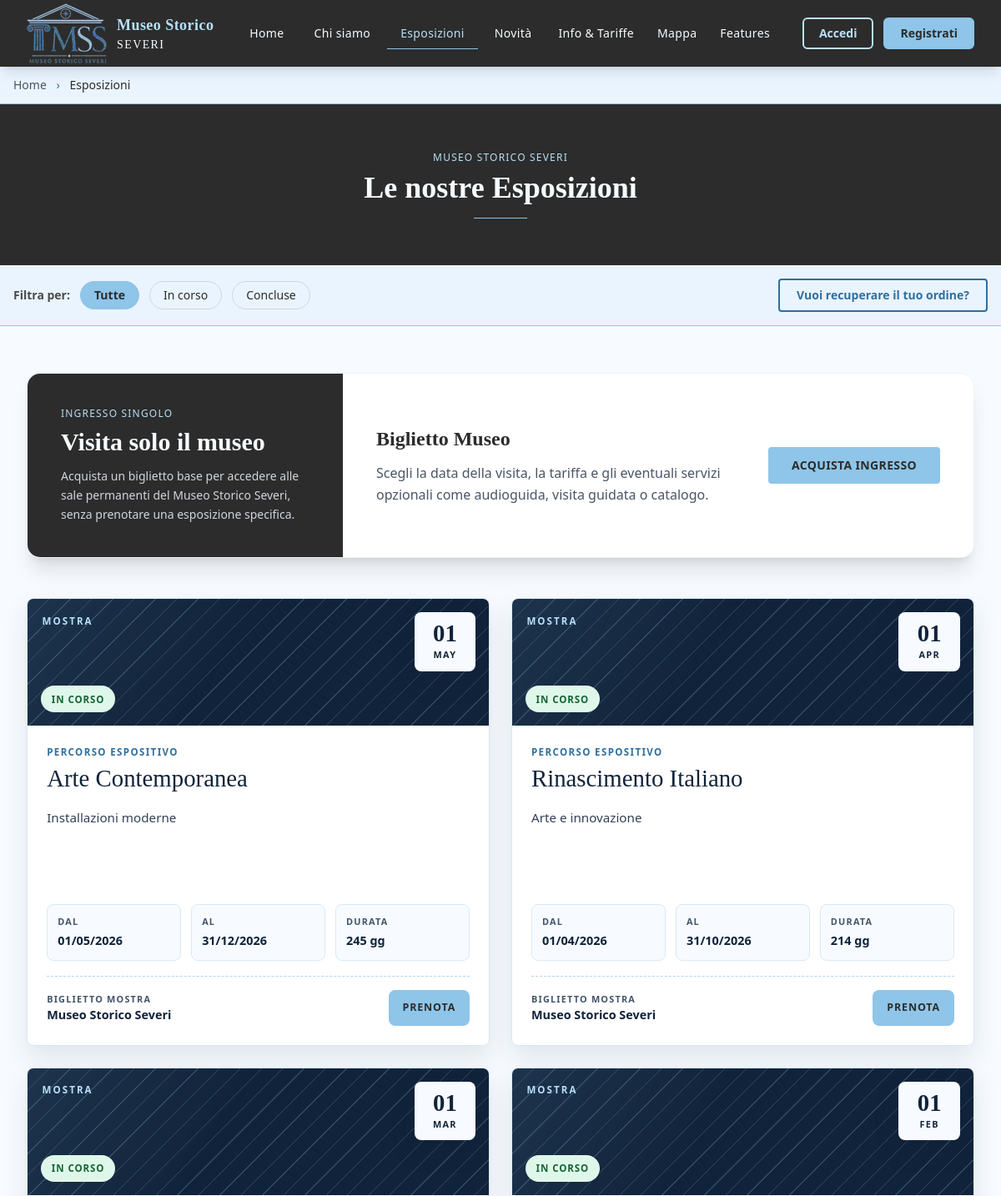
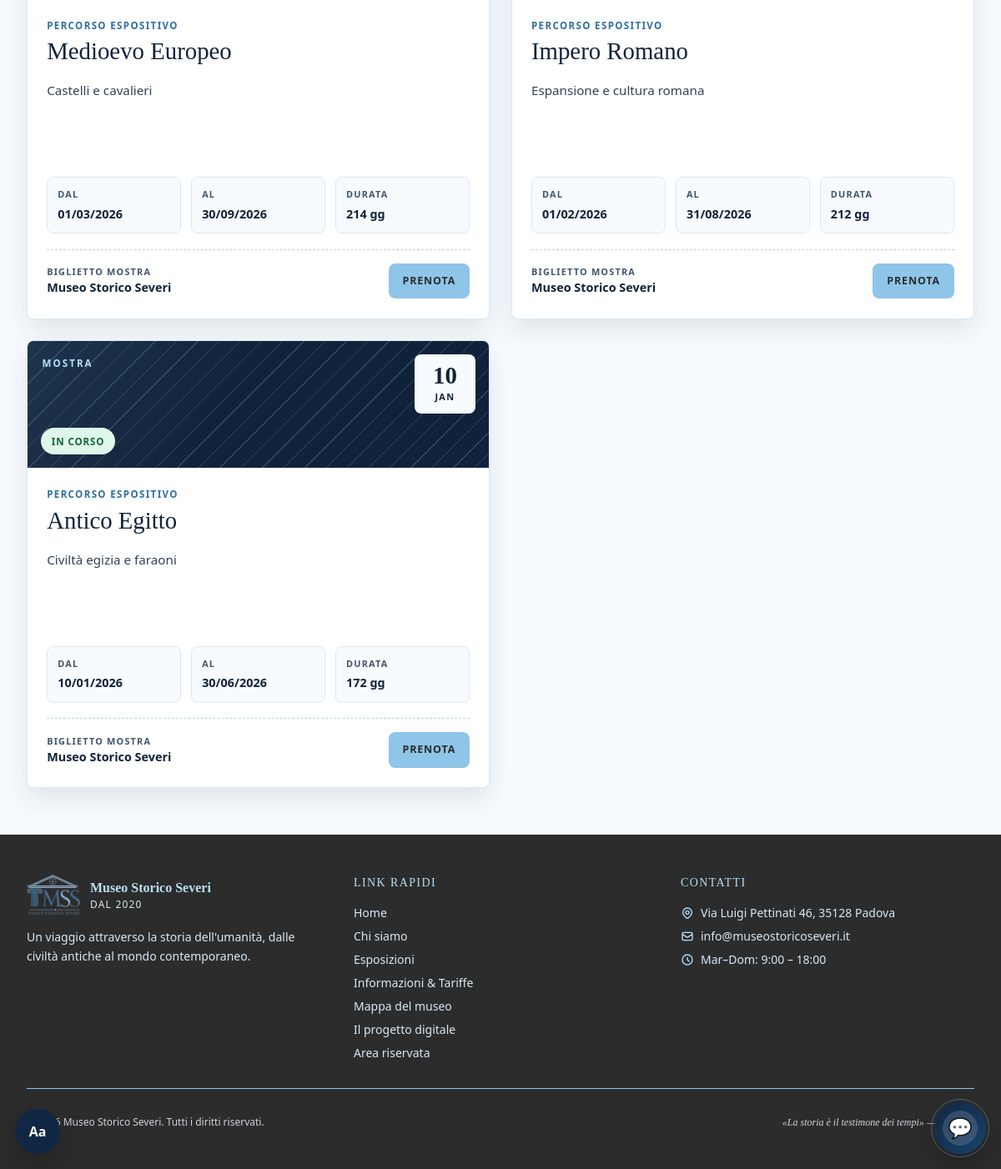
Screenshot of /esposizioni.php with the database file from the repository (2 pictures, top to bottom).
### tables this page shows
CREATE TABLE IF NOT EXISTS Esposizioni (
  id_esposizione INT NOT NULL AUTO_INCREMENT,
  titolo VARCHAR(150) NOT NULL,
  descrizione TEXT NULL,
  emoji VARCHAR(10) NOT NULL DEFAULT '',
  data_inizio DATE NOT NULL,
  data_fine DATE NOT NULL,
  stato ENUM('Bozza','Pubblicata','Conclusa','Annullata') NOT NULL DEFAULT 'Bozza',

  PRIMARY KEY (id_esposizione),
  KEY idx_esposizioni_stato (stato, data_inizio, data_fine),
  KEY idx_esposizioni_date (data_inizio, data_fine),

  CONSTRAINT chk_esposizioni_date CHECK (data_fine >= data_inizio)
);

### auth.php (called while the page is built, shortened)
<?php
function ruoloCorrente(): string { return $_SESSION['utente_ruolo'] ?? ''; }
function isAdmin(): bool { return in_array(ruoloCorrente(), ['amministratore', 'tester'], true); }
function clean(string $val): string {
    return htmlspecialchars(trim($val), ENT_QUOTES, 'UTF-8');
}

### esposizioni.php (the view, shortened to what this page needs)
<?php
require_once __DIR__ . '/auth.php';
$statiAmmessi = isAdmin()
    ? ['Bozza','Pubblicata','Conclusa','Annullata']
    : ['Pubblicata','Conclusa','Annullata'];
$statoRichiesto = $_GET['stato'] ?? '';
$stato = in_array($statoRichiesto, $statiAmmessi, true) ? $statoRichiesto : null;
try {
    $pdo = getDB();
    if ($stato) {
        $stmt = $pdo->prepare("SELECT id_esposizione, titolo, descrizione, data_inizio, data_fine, stato FROM Esposizioni WHERE stato = ? ORDER BY data_inizio DESC");
        $stmt->execute([$stato]);
    } else {
        if (isAdmin()) {
            $stmt = $pdo->query("SELECT id_esposizione, titolo, descrizione, data_inizio, data_fine, stato FROM Esposizioni ORDER BY FIELD(stato,'Pubblicata','Bozza','Conclusa','Annullata'), data_inizio DESC");
        } else {
            $stmt = $pdo->prepare("SELECT id_esposizione, titolo, descrizione, data_inizio, data_fine, stato FROM Esposizioni WHERE stato <> 'Bozza' ORDER BY FIELD(stato,'Pubblicata','Conclusa','Annullata'), data_inizio DESC");
            $stmt->execute();
        }
    }
    $esposizioni = $stmt->fetchAll();
} catch (Exception $e) {
    $esposizioni = [];
}
$statiLabel = [
    'Pubblicata' => ['text'=>'In corso',   'class'=>'expo-status--published'],
    'Bozza'      => ['text'=>'Bozza',      'class'=>'expo-status--draft'],
    'Conclusa'   => ['text'=>'Conclusa',   'class'=>'expo-status--ended'],
    'Annullata'  => ['text'=>'Annullata',  'class'=>'expo-status--cancelled'],
];
include __DIR__ . '/header.php';
?>
<div class="bg-avorio-dark border-b border-oro border-opacity-20 py-3">
  <div class="max-w-7xl mx-auto px-4 text-sm text-gray-600 font-body">
    <a href="<?= SITE_URL ?>/index.php" class="hover:text-oro transition-colors underline-offset-4 hover:underline">Home</a>
    <span class="mx-2 text-oro">›</span>
    <span class="text-antracite">Esposizioni</span>
  </div>
</div>
<section class="bg-antracite py-14">
  <div class="max-w-7xl mx-auto px-4 text-center fade-up">
    <p class="text-oro text-xs uppercase tracking-widest font-body mb-2">Museo Storico Severi</p>
    <h1 class="font-display text-avorio text-4xl font-bold">Le nostre Esposizioni</h1>
    <div class="w-16 h-px bg-oro mx-auto mt-4"></div>
  </div>
</section>
<div class="bg-avorio-dark border-b border-oro border-opacity-20 py-4">
  <div class="max-w-7xl mx-auto px-4 flex flex-col md:flex-row md:items-center md:justify-between gap-4 font-body text-sm esposizioni-filter-wrap">
    <div class="expo-filter-row flex flex-wrap gap-3 items-center">
      <span class="text-antracite-light font-bold">Filtra per:</span>
      <?php
        $filtri = [
          ['val' => null, 'label' => 'Tutte'],
          ['val' => 'Pubblicata', 'label' => 'In corso'],
          ['val' => 'Conclusa', 'label' => 'Concluse'],
        ];
        foreach ($filtri as $f):
          $val = $f['val'];
          $isActive = ($stato === $val);
      ?>
      <a href="<?= $val ? '?stato='.urlencode((string)$val) : 'esposizioni.php' ?>"
         class="expo-filter-pill px-4 py-1.5 rounded-full border transition-colors <?= $isActive ? 'bg-oro text-antracite border-oro font-bold' : 'border-gray-300 text-antracite hover:border-oro hover:text-oro' ?>">
        <?= clean($f['label']) ?>
      </a>
      <?php endforeach; ?>
    </div>
    <a href="<?= SITE_URL ?>/recupera_ordine.php" class="btn-outline px-5 py-2 rounded text-center">
      Vuoi recuperare il tuo ordine?
    </a>
  </div>
</div>
<main class="max-w-7xl mx-auto px-4 sm:px-6 lg:px-8 py-14">
  <section class="mb-12">
    <article class="bg-white rounded-2xl shadow-xl overflow-hidden border border-avorio-dark">
      <div class="grid md:grid-cols-3">
        <div class="bg-antracite text-avorio p-8 md:p-10 flex flex-col justify-center">
          <p class="text-oro text-xs uppercase tracking-widest font-body mb-2">Ingresso singolo</p>
          <h2 class="font-display text-3xl font-bold mb-3">Visita solo il museo</h2>
          <p class="text-gray-300 text-sm leading-relaxed">Acquista un biglietto base per accedere alle sale permanenti del Museo Storico Severi, senza prenotare una esposizione specifica.</p>
        </div>
        <div class="md:col-span-2 p-8 md:p-10 flex flex-col md:flex-row md:items-center md:justify-between gap-6">
          <div>
            <h3 class="font-display text-2xl font-bold text-antracite mb-3">Biglietto Museo</h3>
            <p class="text-gray-600 leading-relaxed max-w-2xl">Scegli la data della visita, la tariffa e gli eventuali servizi opzionali come audioguida, visita guidata o catalogo.</p>
          </div>
          <a href="<?= SITE_URL ?>/prenota.php?tipo=base" class="btn-oro px-7 py-3 rounded font-body text-sm uppercase tracking-wide text-center whitespace-nowrap">
            Acquista ingresso
          </a>
        </div>
      </div>
    </article>
  </section>
  <?php if (empty($esposizioni)): ?>
  <div class="text-center py-24">
    <p class="text-gray-500 font-body">Nessuna esposizione trovata.</p>
  </div>
  <?php else: ?>
  <div class="expo-grid">
    <?php foreach ($esposizioni as $esp): ?>
    <?php
      $dataInizio = strtotime($esp['data_inizio']);
      $dataFine = strtotime($esp['data_fine']);
      $meseInizio = strtoupper(date('M', $dataInizio));
      $giornoInizio = date('d', $dataInizio);
      $giorniDurata = max(1, (int)floor(($dataFine - $dataInizio) / 86400) + 1);
      $statoInfo = $statiLabel[$esp['stato']] ?? ['text' => $esp['stato'], 'class' => 'expo-status--neutral'];
    ?>
    <article class="expo-card">
      <div class="expo-card__media">
        <div class="expo-card__pattern"></div>
        <div class="expo-card__kicker">Mostra</div>
        <div class="expo-card__date" aria-label="Data inizio">
          <span><?= $giornoInizio ?></span>
          <strong><?= $meseInizio ?></strong>
        </div>
        <span class="expo-status <?= $statoInfo['class'] ?>">
          <?= clean($statoInfo['text']) ?>
        </span>
      </div>
      <div class="expo-card__body">
        <div class="expo-card__heading">
          <p>Percorso espositivo</p>
          <h2><?= clean($esp['titolo']) ?></h2>
        </div>
        <p class="expo-card__description">
          <?= clean($esp['descrizione'] ?? 'Scopri questa esposizione del Museo Storico Severi.') ?>
        </p>
        <dl class="expo-card__details">
          <div>
            <dt>Dal</dt>
            <dd><?= date('d/m/Y', $dataInizio) ?></dd>
          </div>
          <div>
            <dt>Al</dt>
            <dd><?= date('d/m/Y', $dataFine) ?></dd>
          </div>
          <div>
            <dt>Durata</dt>
            <dd><?= $giorniDurata ?> gg</dd>
          </div>
        </dl>
        <div class="expo-card__footer">
          <div>
            <span>Biglietto mostra</span>
            <strong>Museo Storico Severi</strong>
          </div>
          <?php if ($esp['stato'] === 'Pubblicata'): ?>
          <a href="prenota.php?id=<?= (int)$esp['id_esposizione'] ?>"
             class="btn-oro expo-card__action"
             aria-label="Prenota <?= clean($esp['titolo']) ?>">
            Prenota
          </a>
          <?php else: ?>
          <span class="btn-outline expo-card__action expo-card__action--disabled">
            Non prenotabile
          </span>
          <?php endif; ?>
        </div>
      </div>
    </article>
    <?php endforeach; ?>
  </div>
  <?php endif; ?>
</main>
<?php include __DIR__ . '/footer.php'; ?>

### assets/css/style.css (style rules this page uses)
html { scroll-behavior:smooth }
body { font-family:'system-ui',sans-serif;background-color:#F7FBFF;color:#2C2C2C;overflow-x:hidden }
h1,h2,h3,h4 { font-family:Georgia,serif }
.btn-oro { background:#8EC5E8 !important;color:#2C2C2C !important;font-weight:700;transition:background .2s,transform .1s,opacity .2s;text-decoration:none !important }
.btn-outline { border:2px solid #8EC5E8 !important;color:#8EC5E8 !important;background:transparent !important;font-weight:700;transition:all .2s;text-decoration:none !important }
.fade-up { animation:fadeUp .5s ease both }
:root { --oro-testo-fondo-chiaro:#2F6F9F;--oro-testo-fondo-scuro:#B7E0F7;--acciaio-testo-accessibile:#427EA8 }
.text-oro { color:var(--oro-testo-fondo-chiaro) !important }
.bg-antracite .text-oro,header .text-oro,footer .text-oro { color:var(--oro-testo-fondo-scuro) !important }
.btn-outline { border-color:var(--oro-testo-fondo-chiaro) !important;color:var(--oro-testo-fondo-chiaro) !important }

### assets/css/accessibilita.css (style rules this page uses)
:root { --a11y-scale: 1; }

### rows the page displays
esposizioni: data_inizio "01", data_inizio "MAY", stato "IN CORSO", titolo "Arte Contemporanea", descrizione "Installazioni moderne", data_inizio "01/05/2026", data_fine "31/12/2026", giorniDurata "245"
esposizioni: data_inizio "01", data_inizio "APR", stato "IN CORSO", titolo "Rinascimento Italiano", descrizione "Arte e innovazione", data_inizio "01/04/2026", data_fine "31/10/2026", giorniDurata "214"
esposizioni: data_inizio "01", data_inizio "MAR", stato "IN CORSO", titolo "Medioevo Europeo", descrizione "Castelli e cavalieri", data_inizio "01/03/2026", data_fine "30/09/2026", giorniDurata "214"
esposizioni: data_inizio "01", data_inizio "FEB", stato "IN CORSO", titolo "Impero Romano", descrizione "Espansione e cultura romana", data_inizio "01/02/2026", data_fine "31/08/2026", giorniDurata "212"
esposizioni: data_inizio "10", data_inizio "JAN", stato "IN CORSO", titolo "Antico Egitto", descrizione "Civiltà egizia e faraoni", data_inizio "10/01/2026", data_fine "30/06/2026", giorniDurata "172"

### other values shown
$f['label'] "Tutte"
$f['label'] "In corso"
$f['label'] "Concluse"
